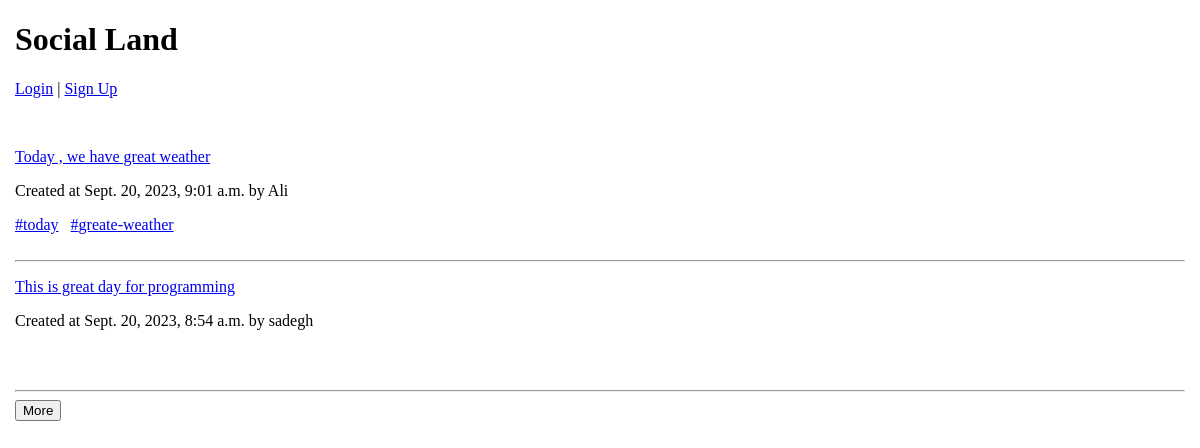
The page /social/posts/ on the database as committed earlier.
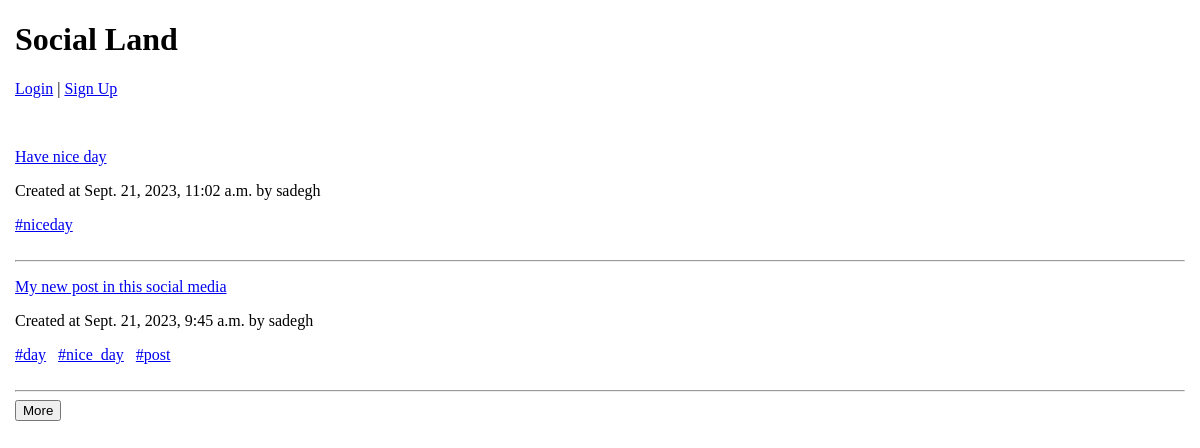
The same page on the database as committed later.
### social_media/models.py (models this page shows, shortened)
class Post(models.Model):
    author = models.ForeignKey(
        get_user_model(),
        on_delete=models.CASCADE,
        related_name="user_posted",
    )
    likes = models.ManyToManyField(get_user_model(), related_name="post_liked")
    description = models.TextField()
    created = models.DateTimeField(auto_now_add=True)
    updated = models.DateTimeField(auto_now=True)
    tags = TaggableManager(blank=True)
    class Meta:
        ordering = ["-created"]
        indexes = [models.Index(fields=["-created"])]
    def get_absolute_url(self):
        return reverse("social:post_detail", args=[self.id])

### accounts/models.py (models this page shows)
class User(AbstractUser):
    phone = models.CharField(max_length=11, null=True, blank=True)
    job = models.CharField(max_length=100, null=True, blank=True)
    age = models.PositiveSmallIntegerField(null=True, blank=True)
    bio = models.TextField(null=True, blank=True)
    birth_date = models.DateField(null=True, blank=True)
    photo = models.ImageField(upload_to=user_dirctory_path, null=True, blank=True)
    followers = models.ManyToManyField(
        "self",
        through="Contact",
        related_name="following",
        symmetrical=False,
    )

### social_media/views.py (the view)
# urls.py: path("posts/", views.post_list, name="post_list"),
def post_list(request, slug_tag=None):
    posts = Post.objects.all()
    if slug_tag is not None:
        posts = set(Post.objects.filter(tags__slug__icontains=slug_tag))
        posts = list(posts)
    paginator = Paginator(posts, 2)
    page = request.GET.get("page")
    try:
        posts = paginator.page(page)
    except PageNotAnInteger:
        posts = paginator.page(1)
    except EmptyPage:
        posts = []
    if request.headers.get("x-requested-with") == "XMLHttpRequest":
        return render(request, "social/post_ajax_list.html", {"posts": posts})
    context = {
        "tag": slug_tag,
        "posts": posts,
    }
    return render(request, "social/post_list.html", context)

### templates/social/post_list.html (shortened to what this page needs)
{% extends "parent/base.html" %}
{% block content %}
{% for post in posts %}
<div id='post-list'>
    <p><a href="{{post.get_absolute_url}}">{{post.description|truncatewords:20|capfirst}}</a></p>
    <p>Created at {{post.created}} by {{post.author.username}}</p>
    {% for tag in post.tags.all %}
        <span><a href='{% url "social:post_list_by_tag" tag %}'>#{{tag}}</a>&nbsp&nbsp</span>
    {% endfor %}
    <br>
    <br>
    <hr>
</div>
{% endfor %}
<button id="more-button">More</button>
{% endblock content %}

Rows that differ between the two databases and show on the page:
no longer on this page (row unchanged): Post: description "Today , we have great weather", created "Sept. 20, 2023, 9:01 a.m.", author.username "Ali"
no longer on this page (row unchanged): Tag: name "today", shown under "Today , we have great weather"
no longer on this page (row edited): Tag: name "greate-weather", shown under "Today , we have great weather"
no longer on this page (row edited): Post: description "This is great day for programming", created "Sept. 20, 2023, 8:54 a.m.", author.username "sadegh"
added Post: description "Have nice day", created "Sept. 21, 2023, 11:02 a.m.", author.username "sadegh"
added Tag: name "niceday", shown under "Have nice day"
added Post: description "My new post in this social media", created "Sept. 21, 2023, 9:45 a.m.", author.username "sadegh"
added Tag: name "day", shown under "My new post in this social media"
added Tag: name "nice_day", shown under "My new post in this social media"
added Tag: name "post", shown under "My new post in this social media"
